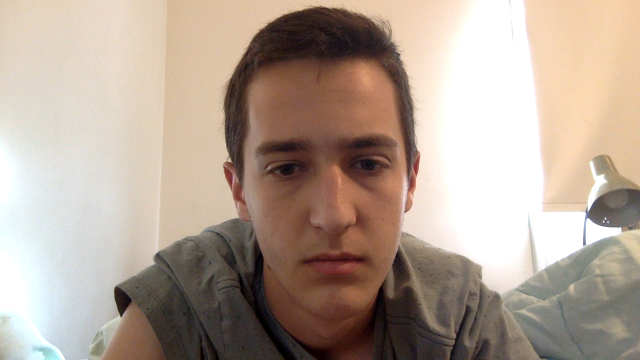
#> input picture images/frame2.png, 640 x 360 px; its folder holds 4 pictures in this run
$ python detect_eye.py
#> lines starting #> are read from the running program, lines starting #| are printed output that depends on the picture; after the words box and inside, x2 and y2 are one past the last pixel; in counts of white or black regions, pixels touching at a corner belong together
### haar_detector.py
import cv2 as cv
import numpy as np

''' Load the OpenCV face and eye classifiers '''
cv_path = '/library/frameworks/python.framework/versions/3.6/lib/python3.6/site-packages/cv2/data'
face_cascade = cv.CascadeClassifier(cv_path+'/haarcascade_frontalface_default.xml')
face_cascade_alt = cv.CascadeClassifier(cv_path+'/haarcascade_frontalface_alt.xml')
face_cascade_alt2 = cv.CascadeClassifier(cv_path+'/haarcascade_frontalface_alt2.xml')

eye_cascade = cv.CascadeClassifier(cv_path+'/haarcascade_eye.xml')
left_eye_cascade = cv.CascadeClassifier(cv_path+'/haarcascade_lefteye_2splits.xml')
right_eye_cascade = cv.CascadeClassifier(cv_path+'/haarcascade_righteye_2splits.xml')
glasses_cascade = cv.CascadeClassifier(cv_path+'/haarcascade_eye_tree_eyeglasses.xml')

# [12 lines left out: function percent_overlap, not called in this run]

def detect_faces(im):
    faces = face_cascade.detectMultiScale(im, 1.3, 5)
    if len(faces) == 0:
        faces = face_cascade_alt.detectMultiScale(im, 1.3, 5)
        if len(faces) == 0:
            faces = face_cascade_alt2.detectMultiScale(im, 1.3, 5)
    return faces

def detect_eyes(face):
    eyes = eye_cascade.detectMultiScale(face)
    if len(eyes) == 0:
        eyes = glasses_cascade.detectMultiScale(face)
        # if len(eyes) == 0:
        #     eyes = left_eye_cascade.detectMultiScale(face)
        #     eyes = np.concatenate((eyes, right_eye_cascade.detectMultiScale(face)), axis=0)
    return eyes

### detect_pupils.py
import numpy as np

import skimage.feature as feat
import skimage.filters as filters
import skimage.morphology as morph

import cv2 as cv

from haar_detector import *

# [20 lines left out: function select_eyes, not called in this run]

def weighted_size_for(blob, mx, my, h):
    rad = int(blob[2]*np.sqrt(2.))
    size = np.count_nonzero(morph.disk(rad))

    ''' Use an Epanechnikov kernel to weight the size of the blob by how far away it is from the center of the eye '''
    dist = (np.sqrt((blob[0]-my)**2 + (blob[1]-mx)**2)/h)**2
    return size * max(1-dist, 0)

def detect_pupils(im, ret_eyes=False, ret_face=False, rel_coords=False):
    ''' Detect faces in the image. Hopefully there is only one face '''
    faces = detect_faces(im)
    if len(faces) != 1:
        if ret_eyes and ret_face: return [], [], []
        elif ret_eyes or ret_face: return [], []
        return []

    x, y, w, h = faces[0]

    ''' Detect the eyes in the image '''
    face = im[y:y+h, x:x+w]
    eyes = detect_eyes(face)
    if len(eyes) > 2:
        eyes = select_eyes(eyes, w)

    if len(eyes) < 2:
        if ret_eyes and ret_face: return [], [], []
        elif ret_eyes or ret_face: return [], []
        return []

    pupils = []

    # [6 lines of commented-out code are left out]

    for i, (ex, ey, ew, eh) in enumerate(eyes):
        p = min(15, min(ew, eh)//3) # padding since the OpenCV detected eyes usually contain a lot of surrounding mess
        ex, ey = ex+p, ey+p
        ew, eh = ew-2*p, eh-2*p
        eye = face[ey:ey+eh, ex:ex+ew]

        # [4 lines of commented-out code are left out]
        min_sigma, max_sigma = 1.25, 13.5

        ''' Preprocess the image '''
        eye = filters.median(eye, morph.disk(3)) # median filtering was found experimentally to improve results
        _, eye = cv.threshold(eye, np.percentile(eye.ravel(), 25), 255, cv.THRESH_BINARY_INV) # thresholding @ the 25th percentile results in a good blob canvas

        ''' Perform LoG spot detection on the eye patch '''
        blobs = feat.blob_log(eye/255.,
                            min_sigma=min_sigma,
                            max_sigma=max_sigma,
                            num_sigma=15,
                            threshold=0.5) # default is [1.25, 8.0]

        if len(blobs) == 0:
            print('No blobs found for eye')
            continue

        mx, my = ew/2., eh/2.
        h = (mx + my)/2.

        ''' Pick the blob that has the largest weighted size. This assumes that the pupil is likely to be both: '''
        '''             a) large-ish in size, and                                                               '''
        '''             b) near-ish to the center of the eye                                                    '''
        sizes = np.array(list(map(lambda blob: weighted_size_for(blob,
                                                                mx,
                                                                my,
                                                                h), blobs)))
        blob = blobs[np.argmax(sizes)]
        bx, by = blob[1], blob[0]

        if not rel_coords:
            bx += x+ex
            by += y+ey

        pupils.append({
            'x': bx,
            'y': by,
            'r': blob[2]*np.sqrt(2.)
        })

    if ret_eyes:
        eyes = list(map(
            lambda eye: (x+eye[0], y+eye[1], eye[2], eye[3]),
            eyes
        ))

    if ret_eyes and ret_face:
        return pupils, eyes, faces[0]
    elif ret_eyes:
        return pupils, eyes
    elif ret_face:
        return pupils, face

    return pupils

# [17 lines that do not run on import are left out]

    # [19 lines of commented-out code are left out]

### vis_utils.py
from matplotlib.patches import Circle, Rectangle, Ellipse
import matplotlib.pyplot as plt

def circle(x, y, r, c='r'):
    return Circle((x, y), r, edgecolor=c, facecolor='None')

def ellipse(x, y, w, h, t):
    return Ellipse((x, y), w, h, angle=t)

def rect(x, y, w, h):
    return Rectangle((x, y), w, h, edgecolor='r', facecolor='None')

def retax(n):
    _, ax = plt.subplots(1, n)
    return ax

### detect_eye.py
import cv2 as cv
import numpy as np
import numpy.ma as ma

import sys

from skimage.io import imread
import skimage.feature as feat
import skimage.morphology as morph
import skimage.filters as filters
import skimage.exposure as expos

import sklearn.linear_model as lm

import matplotlib.pyplot as plt
from vis_utils import circle, ellipse, rect, retax

from detect_pupils import detect_pupils

def rotated_rect():
    pass

def look_for_sclera(eye, px, py, pr, theta, w, h):
    pass

def diamond_mask(eye):
    mask = np.zeros_like(eye)
    if eye.shape[0] % 2 == 0:
        i1, i2 = eye.shape[0]//2-1, eye.shape[0]//2
    else:
        mask[eye.shape[0]//2] = 1
        i1, i2 = eye.shape[0]//2-1, eye.shape[0]//2+1

def detect_eye_contour(im, px, py, pr, ex, ey, ew, eh):
    ''' Assume that pupil holds the relative coordinates within the eye patch '''

    eye = im[ey:ey+eh, ex:ex+ew]

    pad = 2
    t, b = max(0, py-pr-pad), min(eye.shape[0], py+pr+pad)
    eye_cropped = eye[t:b]
    py -= t

    eye_cropped = filters.median(eye_cropped)

    mask = morph.disk(pr)
    pmean = ma.masked_array(eye_cropped[pad:-pad+1, px-pr:px+pr+1], 1-mask).mean()

    eye_tmp = eye_cropped.copy()
    eye_tmp[eye_tmp>pmean*2] = 255

    _, ax = plt.subplots(1)
    ax.imshow(eye_cropped, 'gray')
    ax.add_patch(circle(px, py, pr))

    blobs = feat.blob_log(eye_tmp/255., min_sigma=0.75, max_sigma=5.0, num_sigma=12)

    pts = [[blob[0], blob[1]] for blob in blobs]
    pts.append([py, px])
    pts = np.array(pts)

    lr = lm.LinearRegression()
    lr.fit(np.expand_dims(pts[:,1], axis=1), np.expand_dims(pts[:,0], axis=1))

    m = lr.coef_[0,0]
    b = lr.intercept_[0]

    ax.plot([0, eye_cropped.shape[1]], [b, b+eye_cropped.shape[1]*m])
    ax.scatter(pts[:,1], pts[:,0], c='r')

    plt.show()


if __name__ == '__main__':
    fno = 2
    if len(sys.argv) > 1:
        fno = int(sys.argv[1])

    im = cv.imread('images/frame%d.png' % fno)
#> im is the input picture: shape (360, 640, 3); mean B, G, R 148.5, 161.8, 178.5
    im = cv.cvtColor(im, cv.COLOR_BGR2GRAY)
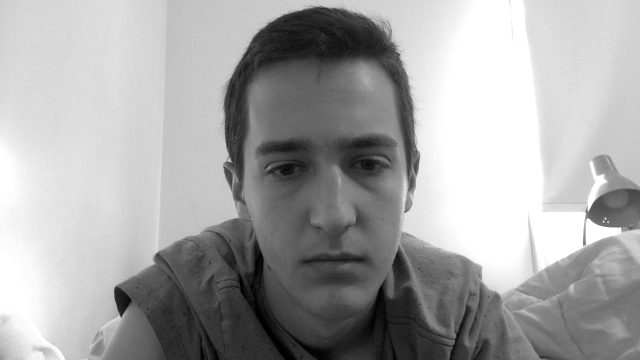
#> im: shape (360, 640); min 0, max 255, mean 165.3

    pupils, eyes = detect_pupils(im, ret_eyes=True, rel_coords=True)
#> in detect_faces, `faces = face_cascade.detectMultiScale(im, 1.3, 5)`: faces = [[213, 76, 230, 230]]
#> in detect_pupils, `x, y, w, h = faces[0]`: x = 213; y = 76; w = 230
#> in detect_pupils, `face = im[y:y+h, x:x+w]`:
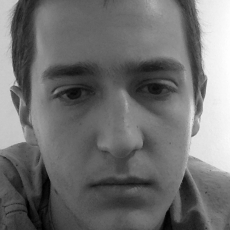
#> face: shape (230, 230); min 0, max 255, mean 111.6
#> in detect_eyes, `eyes = eye_cascade.detectMultiScale(face)`: eyes = [[45, 65, 54, 54], [123, 59, 57, 57]]
#> the loop in detect_pupils, `for i, (ex, ey, ew, eh) in enumerate(eyes):` made 2 passes
#> (ex, ey, ew, eh, p, min_sigma, max_sigma, mx) on pass 1: (60, 80, 24, 24, 15, 1.25, 13.5, 12)
#> (ex, ey, ew, eh, p, min_sigma, max_sigma, blobs) on pass 2: (138, 74, 27, 27, 15, 1.25, 13.5, [[14, 16, 4.75], [13, 0, 3]])
#> pass 1, in detect_pupils, `_, eye = cv.threshold(eye, np.percentile(eye.ravel(), 25), 255, cv.THR..`:
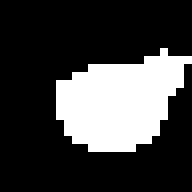
#> eye: shape (24, 24) (shown 8 times larger); 25.3% white; 1 white region, box (x1, y1, x2, y2) and area: (7, 6, 24, 19) 146
#> after the loop in detect_pupils, `for i, (ex, ey, ew, eh) in enumerate(eyes):`: pupils = 2 items
#> in detect_pupils, `eyes = list(map( lambda eye: (x+eye[0], y+eye[1], eye[2], eye[3]), eye..`: eyes = [(258, 141, 54, 54), (336, 135, 57, 57)]
#> pupils = 2 items; eyes = [(258, 141, 54, 54), (336, 135, 57, 57)]

    for pupil, eye in zip(pupils, eyes):
        detect_eye_contour(im, int(pupil['x']), int(pupil['y']), int(pupil['r']), *eye)
#> this loop made 2 passes
#> (pupil, pad in detect_eye_contour, t in detect_eye_contour, py in detect_eye_contour, pmean in detect_eye_contour, pts in detect_eye_contour) on pass 1: ({'x': 13, 'y': 13, 'r': 6.72}, 2, 5, 8, 68.1, [[8, 13]])
#> (pupil, pad in detect_eye_contour, t in detect_eye_contour, py in detect_eye_contour, pmean in detect_eye_contour, blobs in detect_eye_contour) on pass 2: ({'x': 16, 'y': 14, 'r': 6.72}, 2, 6, 8, 43.92, [[15, 40, 1.14], [10, 56, 5], [10, 49, 1.91], [0, 56, 3.45]])
#> pass 1, in detect_eye_contour, `eye = im[ey:ey+eh, ex:ex+ew]`:
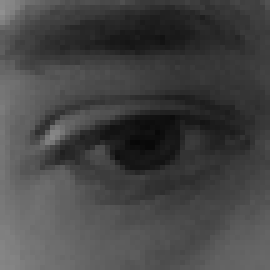
#> eye: shape (54, 54) (shown 5 times larger); min 7, max 144, mean 68.6
#> pass 1, in detect_eye_contour, `plt.show()`:
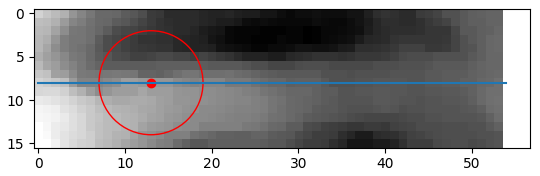
#> figure drawn by matplotlib, 1 panel
#> pass 2, in detect_eye_contour (call 2), `eye = im[ey:ey+eh, ex:ex+ew]`:
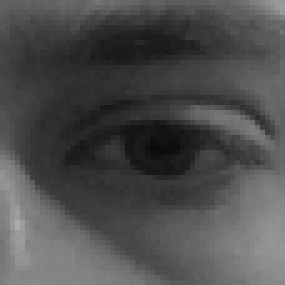
#> eye: shape (57, 57) (shown 5 times larger); min 10, max 172, mean 77.4
#> pass 2, in detect_eye_contour (call 2), `plt.show()`:
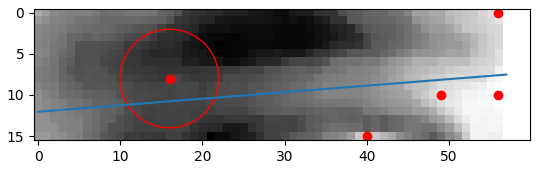
#> figure drawn by matplotlib, 1 panel
